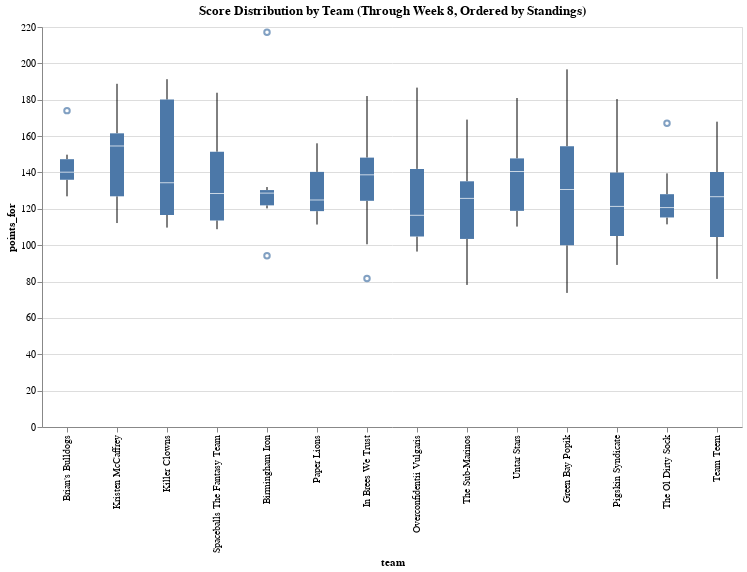

This figure's notebook cell:
### Code cell
(alt.Chart(wide_form)
    .mark_boxplot()
    .encode(
        alt.X('team:N', sort=standings), 
        alt.Y('points_for:Q')
    )
    .properties(width=700, height=400, title='Score Distribution by Team (Through Week 8, Ordered by Standings)'))

### Figure 1 — Vega-Lite specification as saved in the notebook (floating-point values rounded to 4 significant figures)
{"config": {"view": {"continuousWidth": 400, "continuousHeight": 300}}, "data": {"name": "data-25457945cbbbe89c44b27b81b37273ee"}, "mark": "boxplot", "encoding": {"x": {"type": "nominal", "field": "team", "sort": ["Brian's Bulldogs", "Kristen McCaffrey", "Killer Clowns", "Spaceballs The Fantasy Team", "Birmingham Iron", "Paper Lions", "In Brees We Trust", "Overconfidentii Vulgaris", "The Sub-Marinos", "Untar Stars", "Green Bay Popik", "Pigskin Syndicate", "The Ol Dirty Sock", "Team Teem"]}, "y": {"type": "quantitative", "field": "points_for"}}, "height": 400, "title": "Score Distribution by Team (Through Week 8, Ordered by Standings)", "width": 700, "$schema": "https://vega.github.io/schema/vega-lite/v4.8.1.json", "datasets": {"data-25457945cbbbe89c44b27b81b37273ee": [{"Week": 1, "team": "Paper Lions", "points_for": 144.0}, {"Week": 2, "team": "Paper Lions", "points_for": 122.8}, {"Week": 3, "team": "Paper Lions", "points_for": 139.1}, {"Week": 4, "team": "Paper Lions", "points_for": 156.0}, {"Week": 5, "team": "Paper Lions", "points_for": 111.3}, {"Week": 6, "team": "Paper Lions", "points_for": 119.9}, {"Week": 7, "team": "Paper Lions", "points_for": 126.9}, {"Week": 8, "team": "Paper Lions", "points_for": 115.2}, {"Week": 1, "team": "In Brees We Trust", "points_for": 182.0}, {"Week": 2, "team": "In Brees We Trust", "points_for": 100.5}, {"Week": 3, "team": "In Brees We Trust", "points_for": 147.8}, {"Week": 4, "team": "In Brees We Trust", "points_for": 149.1}, {"Week": 5, "team": "In Brees We Trust", "points_for": 136.3}, {"Week": 6, "team": "In Brees We Trust", "points_for": 132.4}, {"Week": 7, "team": "In Brees We Trust", "points_for": 81.73}, {"Week": 8, "team": "In Brees We Trust", "points_for": 141.1}, {"Week": 1, "team": "Overconfidentii Vulgaris", "points_for": 158.6}, {"Week": 2, "team": "Overconfidentii Vulgaris", "points_for": 96.49}, {"Week": 3, "team": "Overconfidentii Vulgaris", "points_for": 102.1}, {"Week": 4, "team": "Overconfidentii Vulgaris", "points_for": 105.7}, {"Week": 5, "team": "Overconfidentii Vulgaris", "points_for": 136.4}, {"Week": 6, "team": "Overconfidentii Vulgaris", "points_for": 119.6}, {"Week": 7, "team": "Overconfidentii Vulgaris", "points_for": 186.7}, {"Week": 8, "team": "Overconfidentii Vulgaris", "points_for": 113.3}, {"Week": 1, "team": "Untar Stars", "points_for": 120.0}, {"Week": 2, "team": "Untar Stars", "points_for": 143.4}, {"Week": 3, "team": "Untar Stars", "points_for": 115.6}, {"Week": 4, "team": "Untar Stars", "points_for": 180.9}, {"Week": 5, "team": "Untar Stars", "points_for": 110.2}, {"Week": 6, "team": "Untar Stars", "points_for": 160.8}, {"Week": 7, "team": "Untar Stars", "points_for": 142.4}, {"Week": 8, "team": "Untar Stars", "points_for": 138.6}, {"Week": 1, "team": "Birmingham Iron", "points_for": 120.2}, {"Week": 2, "team": "Birmingham Iron", "points_for": 129.8}, {"Week": 3, "team": "Birmingham Iron", "points_for": 132.0}, {"Week": 4, "team": "Birmingham Iron", "points_for": 217.1}, {"Week": 5, "team": "Birmingham Iron", "points_for": 129.2}, {"Week": 6, "team": "Birmingham Iron", "points_for": 128.1}, {"Week": 7, "team": "Birmingham Iron", "points_for": 122.5}, {"Week": 8, "team": "Birmingham Iron", "points_for": 94.18}, {"Week": 1, "team": "Killer Clowns", "points_for": 118.1}, {"Week": 2, "team": "Killer Clowns", "points_for": 144.8}, {"Week": 3, "team": "Killer Clowns", "points_for": 179.7}, {"Week": 4, "team": "Killer Clowns", "points_for": 123.9}, {"Week": 5, "team": "Killer Clowns", "points_for": 109.7}, {"Week": 6, "team": "Killer Clowns", "points_for": 181.2}, {"Week": 7, "team": "Killer Clowns", "points_for": 191.3}, {"Week": 8, "team": "Killer Clowns", "points_for": 112.1}, {"Week": 1, "team": "Kristen McCaffrey", "points_for": 173.9}, {"Week": 2, "team": "Kristen McCaffrey", "points_for": 127.5}, {"Week": 3, "team": "Kristen McCaffrey", "points_for": 153.3}, {"Week": 4, "team": "Kristen McCaffrey", "points_for": 112.2}, {"Week": 5, "team": "Kristen McCaffrey", "points_for": 157.4}, {"Week": 6, "team": "Kristen McCaffrey", "points_for": 125.0}, {"Week": 7, "team": "Kristen McCaffrey", "points_for": 188.8}, {"Week": 8, "team": "Kristen McCaffrey", "points_for": 155.8}, {"Week": 1, "team": "Team Teem", "points_for": 81.45}, {"Week": 2, "team": "Team Teem", "points_for": 167.9}, {"Week": 3, "team": "Team Teem", "points_for": 152.4}, {"Week": 4, "team": "Team Teem", "points_for": 127.4}, {"Week": 5, "team": "Team Teem", "points_for": 102.5}, {"Week": 6, "team": "Team Teem", "points_for": 105.2}, {"Week": 7, "team": "Team Teem", "points_for": 136.2}, {"Week": 8, "team": "Team Teem", "points_for": 126.0}, {"Week": 1, "team": "Spaceballs The Fantasy Team", "points_for": 141.8}, {"Week": 2, "team": "Spaceballs The Fantasy Team", "points_for": 183.8}, {"Week": 3, "team": "Spaceballs The Fantasy Team", "points_for": 111.2}, {"Week": 4, "team": "Spaceballs The Fantasy Team", "points_for": 114.4}, {"Week": 5, "team": "Spaceballs The Fantasy Team", "points_for": 115.0}, {"Week": 6, "team": "Spaceballs The Fantasy Team", "points_for": 148.9}, {"Week": 7, "team": "Spaceballs The Fantasy Team", "points_for": 158.8}, {"Week": 8, "team": "Spaceballs The Fantasy Team", "points_for": 108.8}, {"Week": 1, "team": "Green Bay Popik", "points_for": 154.0}, {"Week": 2, "team": "Green Bay Popik", "points_for": 140.1}, {"Week": 3, "team": "Green Bay Popik", "points_for": 155.4}, {"Week": 4, "team": "Green Bay Popik", "points_for": 93.74}, {"Week": 5, "team": "Green Bay Popik", "points_for": 196.7}, {"Week": 6, "team": "Green Bay Popik", "points_for": 102.0}, {"Week": 7, "team": "Green Bay Popik", "points_for": 73.75}, {"Week": 8, "team": "Green Bay Popik", "points_for": 121.1}, {"Week": 1, "team": "The Sub-Marinos", "points_for": 120.1}, {"Week": 2, "team": "The Sub-Marinos", "points_for": 131.8}, {"Week": 3, "team": "The Sub-Marinos", "points_for": 131.4}, {"Week": 4, "team": "The Sub-Marinos", "points_for": 90.18}, {"Week": 5, "team": "The Sub-Marinos", "points_for": 145.0}, {"Week": 6, "team": "The Sub-Marinos", "points_for": 107.8}, {"Week": 7, "team": "The Sub-Marinos", "points_for": 169.1}, {"Week": 8, "team": "The Sub-Marinos", "points_for": 78.14}, {"Week": 1, "team": "Pigskin Syndicate", "points_for": 113.9}, {"Week": 2, "team": "Pigskin Syndicate", "points_for": 180.4}, {"Week": 3, "team": "Pigskin Syndicate", "points_for": 99.42}, {"Week": 4, "team": "Pigskin Syndicate", "points_for": 128.8}, {"Week": 5, "team": "Pigskin Syndicate", "points_for": 89.14}, {"Week": 6, "team": "Pigskin Syndicate", "points_for": 139.5}, {"Week": 7, "team": "Pigskin Syndicate", "points_for": 141.2}, {"Week": 8, "team": "Pigskin Syndicate", "points_for": 106.9}, {"Week": 1, "team": "Brian's Bulldogs", "points_for": 142.6}, {"Week": 2, "team": "Brian's Bulldogs", "points_for": 136.5}, {"Week": 3, "team": "Brian's Bulldogs", "points_for": 149.8}, {"Week": 4, "team": "Brian's Bulldogs", "points_for": 174.0}, {"Week": 5, "team": "Brian's Bulldogs", "points_for": 126.9}, {"Week": 6, "team": "Brian's Bulldogs", "points_for": 137.7}, {"Week": 7, "team": "Brian's Bulldogs", "points_for": 146.5}, {"Week": 8, "team": "Brian's Bulldogs", "points_for": 134.4}, {"Week": 1, "team": "The Ol Dirty Sock", "points_for": 111.5}, {"Week": 2, "team": "The Ol Dirty Sock", "points_for": 121.5}, {"Week": 3, "team": "The Ol Dirty Sock", "points_for": 116.3}, {"Week": 4, "team": "The Ol Dirty Sock", "points_for": 139.5}, {"Week": 5, "team": "The Ol Dirty Sock", "points_for": 167.1}, {"Week": 6, "team": "The Ol Dirty Sock", "points_for": 119.9}, {"Week": 7, "team": "The Ol Dirty Sock", "points_for": 124.2}, {"Week": 8, "team": "The Ol Dirty Sock", "points_for": 112.1}]}}
